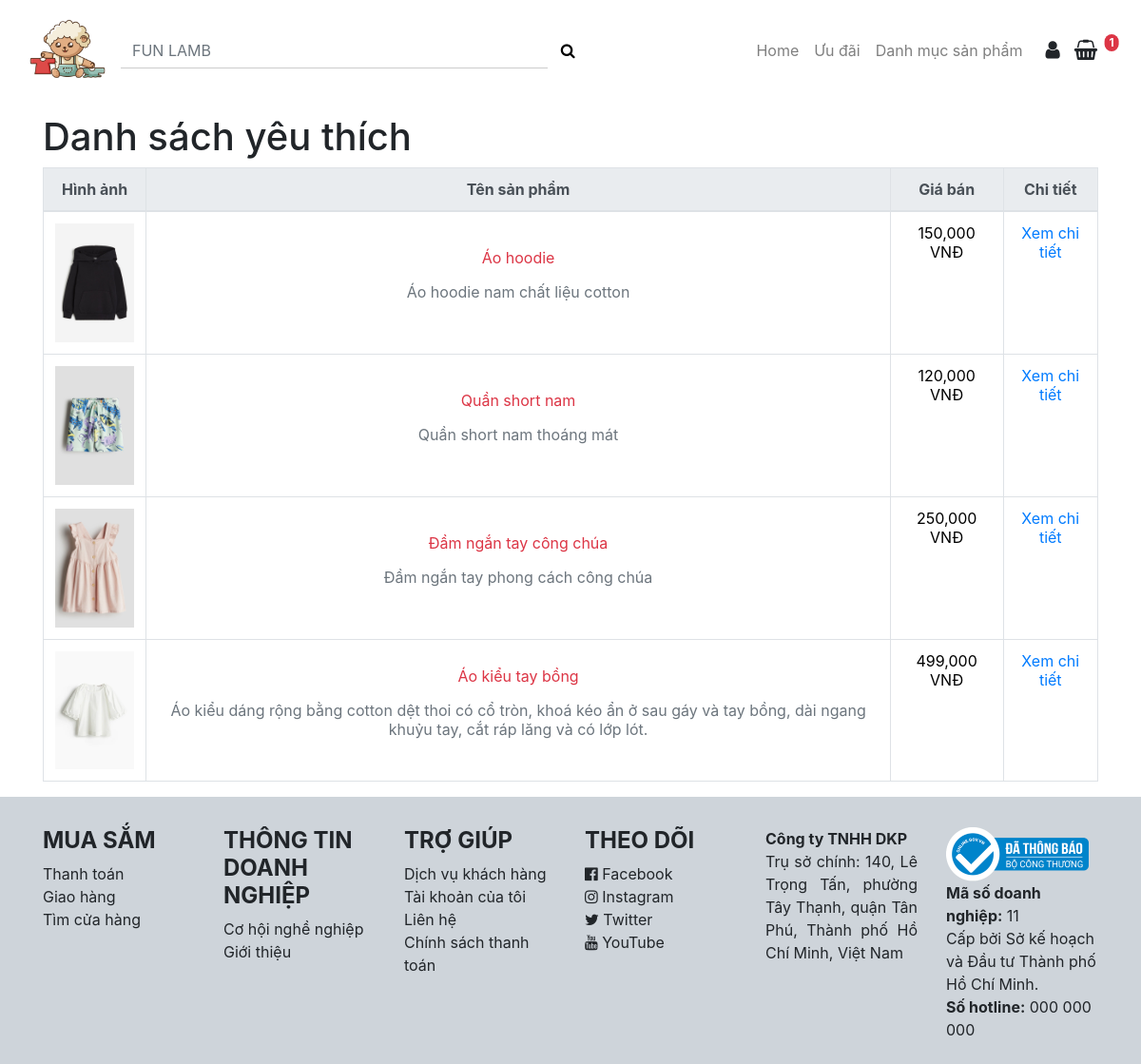
The app's page /yeu-thich/ (signed in) with its own data.
### home/models.py (models this page shows, shortened)
class YeuThich(models.Model):
    maKH = models.ForeignKey(KhachHang, on_delete=models.CASCADE)
    maSP = models.ForeignKey(SanPham, on_delete=models.CASCADE)
    class Meta:
        unique_together = ("maKH", "maSP")

class SanPham(models.Model):
    NAM = "NAM"
    NU = "NU"
    UNISEX = "UNISEX"
    GIOI_TINH = [
        (NAM, "Nam"),
        (NU, "Nữ"),
        (UNISEX, "Unisex"),
    ]
    maSP = models.CharField(max_length=20, primary_key=True)
    tenSP = models.TextField()
    moTa = models.TextField()
    giaBan = models.IntegerField()
    chatLieu = models.TextField()
    mauSac = models.TextField()
    gioiTinh = models.CharField(
        max_length=6,
        choices=GIOI_TINH,
        default=UNISEX,
    )
    maDM = models.ForeignKey(DanhMuc, on_delete=models.CASCADE)
    maNH = models.ForeignKey(NhanHieu, on_delete=models.CASCADE)
    maNCC = models.ForeignKey(NhaCungCap, on_delete=models.CASCADE)
    hinhanh = models.ImageField(null=True, upload_to="images/sanpham/")
    hinhanh1 = models.ImageField(null=True, upload_to="images/sanpham/")
    kichCo = models.ManyToManyField(KichCo)

### home/views.py (the view)
# urls.py: path("yeu-thich/", views.xemYeuThich, name="xemYeuThich"),
def xemYeuThich(request):
    maKH = request.session.get("khach_hang_id")
    if maKH:
        khachHang = get_object_or_404(KhachHang, maKH=maKH)
        xemYeuThich = YeuThich.objects.filter(maKH=khachHang)
    else:
        xemYeuThich = []
    data = {
        "xemYeuThich": xemYeuThich,
    }
    return render(request, "page/yeuThich.html", data)

### home/context.py (called while the page is built)
def demGioHang(request):
    maKH = request.session.get("khach_hang_id")
    if maKH:
        khachHang = KhachHang.objects.get(maKH=maKH)
        so_luong = GioHang.objects.filter(maKH=khachHang).count()
    else:
        so_luong = 0
    return {"demGioHang": so_luong}

def category_danhmuc(request):
    category_list = Category.objects.all()
    danhmuc_list = DanhMuc.objects.all()
    return {
        'category_list': category_list,
        'danhmuc_list': danhmuc_list,
    }

### home/templates/page/yeuThich.html
{% extends 'pages/layout.html' %}
{% load static %}
{% load humanize %}
{% block content %}
  <div class="container">
    <h1 class="mt-5">Danh sách yêu thích</h1>
    {% if xemYeuThich %}
      <table class="table table-bordered table-hover">
        <thead class="thead-light text-center">
          <tr>
            <th>Hình ảnh</th>
            <th>Tên sản phẩm</th>
            <th>Giá bán</th>
            <th>Chi tiết</th>
          </tr>
        </thead>
        <tbody>
          {% for item in xemYeuThich %}
            <tr class="text-center">
              <td>
                {% if item.maSP.hinhanh %}
                  <img src="{{ item.maSP.hinhanh.url }}" alt="{{ item.maSP.tenSP }}" class="img-fluid" width="100px" />
                {% endif %}
              </td>
              <td class="d-flex-column justify-content-center align-content-center">
                <p class="text-danger">{{ item.maSP.tenSP }}</p>
               <p class="text-secondary">{{ item.maSP.moTa }}</p>
              </td>
              <td>{{ item.maSP.giaBan|intcomma }} VNĐ</td>
              <td>
                <a href="{% url 'chi-tiet-san-pham' item.maSP.maSP %}">Xem chi tiết</a>
              </td>
            </tr>
          {% endfor %}
        </tbody>
      </table>
    {% else %}
      <p>Bạn chưa có sản phẩm nào trong danh sách yêu thích.</p>
    {% endif %}
  </div>
{% endblock %}

### records on screen
YeuThich: maSP.hinhanh (picture), maSP.tenSP "Áo hoodie", maSP.moTa "Áo hoodie nam chất liệu cotton", maSP.giaBan "150,000"
YeuThich: maSP.hinhanh (picture), maSP.tenSP "Quần short nam", maSP.moTa "Quần short nam thoáng mát", maSP.giaBan "120,000"
YeuThich: maSP.hinhanh (picture), maSP.tenSP "Đầm ngắn tay công chúa", maSP.moTa "Đầm ngắn tay phong cách công chúa", maSP.giaBan "250,000"
YeuThich: maSP.hinhanh (picture), maSP.tenSP "Áo kiểu tay bồng", maSP.moTa "Áo kiểu dáng rộng bằng cotton dệt thoi có cổ tròn, khoá kéo ẩn ở sau gáy và tay bồng, dài ngang khuỷu tay, cắt ráp lăng và có lớp lót.", maSP.giaBan "499,000"

### other values on screen
{{ demGioHang }} "1"
